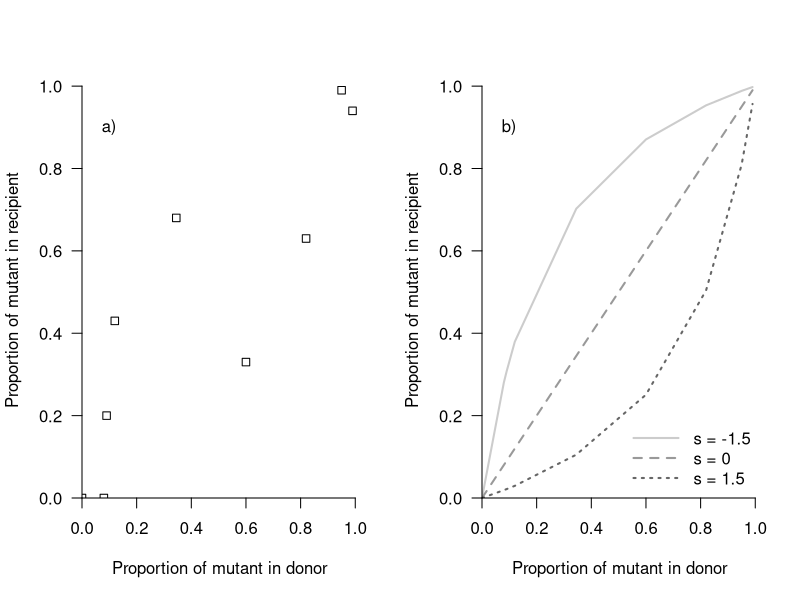
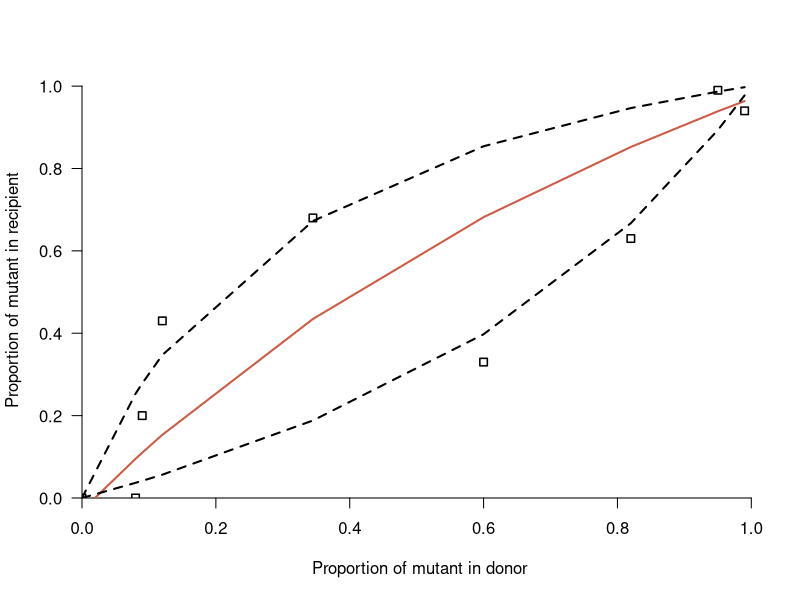

Recreate these plots in R, in order.
# Proportion of the mutant strain in the donor and in the recipient
mut_donor <- c(0, 8, 9, 12, 34.5, 60, 82, 95, 99) / 100
mut_recip <- c(0, 0, 20, 43, 68, 33, 63, 99, 94) / 100

# Function to obtain model curves (for fitting or plotting)
# Input should be one number
model_curve <- function(s) {
  curve <- mut_donor / (mut_donor + (1 - mut_donor) * exp(s))
  return(curve)
}

# Function that gives the mean squared errors for a certain s value
# Input should be a vector of length 9 to match the data
model_mse <- function(starting_curve) {
  error <- starting_curve - mut_recip
  mse <- mean(error)^2
  return(mse)
}

starting_curve <- model_curve(-0.5)
model_fit <- optim(par = starting_curve, fn = model_mse,
                   method = "L-BFGS-B", hessian = T)


# Plotting elements
x_lab <- "Proportion of mutant in donor"
y_lab <- "Proportion of mutant in recipient"


# Figure 1 and 2 reproduction
op <- par(mfrow = c(1, 2))

plot(NA, NA, xlim = c(0, 1.01), ylim = c(0, 1.01), xlab = x_lab, ylab = y_lab,
     xaxs = "i", yaxs = "i", fg = "white", col.axis = "white")
points(mut_donor, mut_recip, pch = 0)
axis(1); axis(2, las = 1)
text(0.1, 0.9, "a)")

plot(NA, NA, xlim = c(0, 1.01), ylim = c(0, 1.01), xlab = x_lab, ylab = y_lab,
     xaxs = "i", yaxs = "i", fg = "white", col.axis = "white")
lines(mut_donor, model_curve(-1.5), col = "gray80", lwd = 2, lty = 1)
lines(mut_donor, model_curve(0), col = "gray60", lwd = 2, lty = 2)
lines(mut_donor, model_curve(1.5), col = "gray40", lwd = 2, lty = 3)
legend("bottomright", legend = c("s = -1.5", "s = 0", "s = 1.5"),
       lty = 1:3, lwd = 2,
       col = c("gray80", "gray60", "gray40"),
       cex = 1, box.lty = 0, bty = "n", seg.len = 3)
axis(1); axis(2, las = 1)
text(0.1, 0.9, "b)")

par(op)


# Figure 4A reproduction
# Plotting the best model fitting plus interval curves provided in the article
plot(NA, NA, xlim = c(0, 1.01), ylim = c(0, 1.01), xlab = x_lab, ylab = y_lab,
     xaxs = "i", yaxs = "i", fg = "white", col.axis = "white")
axis(1); axis(2, las = 1)
lines(mut_donor, model_fit$par, col = "coral3", lwd = 2)
lines(mut_donor, model_curve(-log(0.44)), lwd = 2, lty = 2)
lines(mut_donor, model_curve(-log(3.9)), lwd = 2, lty = 2)
points(mut_donor, mut_recip, pch = 0, lwd = 1.5)
